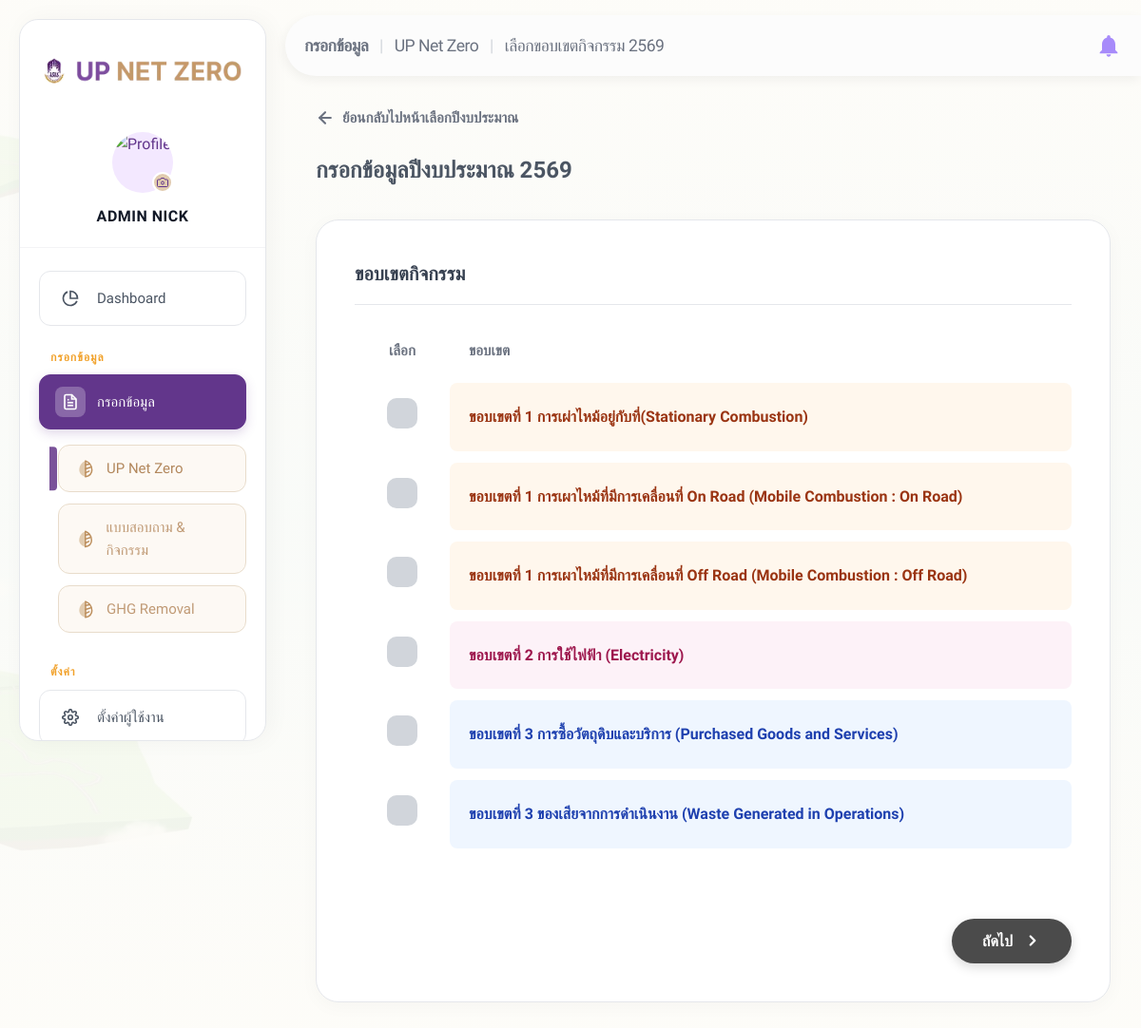
Screenshot of /admin/data_entry.php?year=25 (signed in) with the database file from the repository.
### tables this page shows
CREATE TABLE `admin_year` (
  `id` int(11) NOT NULL AUTO_INCREMENT,
  `year` int(11) NOT NULL,
  `created_at` timestamp NULL DEFAULT current_timestamp(),
  PRIMARY KEY (`id`),
  UNIQUE KEY `uniq_year` (`year`)
);

CREATE TABLE `admin_g` (
  `id` int(11) NOT NULL AUTO_INCREMENT,
  `scope` int(11) DEFAULT NULL,
  `name_tiem` varchar(255) NOT NULL,
  `order_num` int(11) DEFAULT 0,
  PRIMARY KEY (`id`),
  UNIQUE KEY `name_tiem` (`name_tiem`)
);

### config/db.php (called while the page is built, shortened)
<?php
if (!function_exists('asset_v')) {
    function asset_v(string $rel): string
    {
        static $cache = [];
        if (!array_key_exists($rel, $cache)) {
            $abs = dirname(__DIR__) . '/' . ltrim($rel, '/');
            $m = @filemtime($abs);
            $cache[$rel] = $m ? ('?v=' . $m) : '';
        }
        return $cache[$rel];
    }
}

### admin/data_entry.php (the view, shortened to what this page needs)
<?php
require_once __DIR__ . '/../config/db.php';
$pdo = getDB();
$root = '../';
$selected_year = isset($_GET['year']) ? (int) $_GET['year'] : 0;
$stmt = $pdo->prepare('SELECT year FROM admin_year WHERE id = ?');
$stmt->execute([$selected_year]);
$year_data = $stmt->fetch();
$year_name = $year_data ? $year_data['year'] : 'ไม่ระบุ';
$groups = $pdo->query('SELECT * FROM admin_g ORDER BY scope, order_num ASC, id ASC')->fetchAll();
$page_title = "กรอกข้อมูล";
$page_title2 = "UP Net Zero";
$page_title3 = "เลือกขอบเขตกิจกรรม $year_name";
?>
<!DOCTYPE html>
<html lang="th">
<head>
    <link rel="stylesheet" href="<?= $root ?>assets/css/admin.css<?= asset_v('assets/css/admin.css') ?>">
    <link rel="stylesheet" href="<?= $root ?>assets/css/sidebar.css<?= asset_v('assets/css/sidebar.css') ?>">
</head>
<body>
    <?php include_once __DIR__ . '/includes/sidebar.php'; ?>
    <main class="main-content">
        <?php include_once __DIR__ . '/includes/header.php'; ?>
        <div class="data-entry-container">
            <a href="items.php"
                style="display: inline-flex; align-items: center; gap: 8px; color: #6B7280; text-decoration: none; font-weight: 600; margin-bottom: 1.5rem; transition: all 0.2s; font-size: 0.95rem;"
                onmouseover="this.style.color='var(--clr-primary)'; this.style.transform='translateX(-4px)';"
                onmouseout="this.style.color='#6B7280'; this.style.transform='none'">
                <svg width="20" height="20" viewBox="0 0 24 24" fill="none" stroke="currentColor" stroke-width="2.5"
                    stroke-linecap="round" stroke-linejoin="round">
                    <line x1="19" y1="12" x2="5" y2="12"></line>
                    <polyline points="12 19 5 12 12 5"></polyline>
                </svg>
                ย้อนกลับไปหน้าเลือกปีงบประมาณ
            </a>
            <h2 class="main-heading">กรอกข้อมูลปีงบประมาณ <?= $year_name ?></h2>
            <div class="entry-card">
                <div class="entry-card-title">ขอบเขตกิจกรรม</div>
                <form action="data_entry_items.php" method="GET">
                    <table class="scope-table">
                        <thead>
                            <tr>
                                <th style="width: 100px; display: flex; justify-content: center;">เลือก</th>
                                <th>ขอบเขต</th>
                            </tr>
                        </thead>
                        <tbody>
                            <?php foreach ($groups as $g): ?>
                                <?php
                                $scope_class = "scope-" . $g['scope'] . "-row";
                                $scope_prefix = "ขอบเขตที่ " . $g['scope'];
                                ?>
                                <tr class="scope-row <?= $scope_class ?>"
                                    onclick="const cb = this.querySelector('input'); cb.checked = !cb.checked;">
                                    <td>
                                        <label class="radio-container">
                                            <span class="checkmark">
                                            </span>
                                        </label>
                                    </td>
                                    <td>
                                        <?= $scope_prefix ?>     <?= htmlspecialchars($g['name_tiem']) ?>
                                    </td>
                                </tr>
                            <?php endforeach; ?>
                        </tbody>
                    </table>
                    <div class="footer-actions">
                        <button type="submit" class="btn-next">
                            ถัดไป
                            <svg viewBox="0 0 24 24" fill="none" stroke="currentColor" stroke-width="3"
                                stroke-linecap="round" stroke-linejoin="round">
                                <path d="m9 18 6-6-6-6" />
                            </svg>
                        </button>
                    </div>
                </form>
            </div>
        </div>
    </main>
</body>
</html>

### admin/includes/header.php (shortened to what this page needs)
<header class="top-header"
    style="background-color: #fcfcfc; border: none; padding: 1.5vh 2.5vh; display: flex; justify-content: space-between; align-items: center; border-radius: 4vh 0 0 4vh; box-shadow: -2px 4px 12px rgba(0, 0, 0, 0.05); margin-top: 2vh;">
    <div class="header-title" style="color: #6B7280; font-size: 1.1rem; font-weight: 500;">
        <span class="animate-item">
            <strong><?= htmlspecialchars($page_title ?? 'ระบบ') ?></strong>
        </span>
        <?php if (!empty($page_title2) && $page_title2 !== 'null'): ?>
            <span class="animate-item delay-1">
                <span style="margin: 0 8px; color: #D1D5DB;">|</span>
                <?= htmlspecialchars($page_title2) ?>
            </span>
        <?php endif; ?>
        <?php if (!empty($page_title3) && $page_title3 !== 'null'): ?>
            <span class="animate-item delay-2">
                <span style="margin: 0 8px; color: #D1D5DB;">|</span>
                <?= htmlspecialchars($page_title3) ?>
            </span>
        <?php endif; ?>
    </div>
    <div style="display:flex; align-items:center;">
        <svg viewBox="0 0 24 24" width="28" height="28" fill="#A78BFA" style="cursor: pointer;" class="animate-item delay-4">
            <path
                d="M12 22c1.1 0 2-.9 2-2h-4c0 1.1.9 2 2 2zm6-6v-5c0-3.07-1.63-5.64-4.5-6.32V4c0-.83-.67-1.5-1.5-1.5s-1.5.67-1.5 1.5v.68C7.64 5.36 6 7.92 6 11v5l-2 2v1h16v-1l-2-2z" />
        </svg>
    </div>
</header>

### assets/css/admin.css (style rules this page uses)
:root { --clr-primary: #62368B; --clr-secondary: #502A75; --clr-accent: #FBB03B; --clr-success: #10B981; --clr-danger: #EF4444; --clr-warning: #F59E0B; --scope1: #F97316; --scope2: #EAB308; --scope3: #3B82F6; --sidebar-w: 260px; --header-h: 64px; --bg-base: #FDFCF8; --bg-surface: #FFFFFF; --bg-card: #FFFFFF; --bg-hover: #F9FAFB; --border: #E8DDCE; --text-primary: #1F2937; --text-secondary: #4B5563; --text-muted: #9CA3AF; --glass-bg: rgba(255, 255, 255, 0.82); --glass-blur: 16px; --transition: 0.3s cubic-bezier(0.4, 0, 0.2, 1); --radius-card: 24px; --radius-btn: 12px; }
*, *::before, *::after { box-sizing: border-box; margin: 0; padding: 0; }
body, input, button, select, textarea { font-family: 'Kanit', sans-serif; }
body { background: linear-gradient(rgba(253, 252, 248, 0.95), rgba(253, 252, 248, 0.95)), url('../images/island_bg_opt.webp') no-repeat center center fixed; background-size: cover; color: var(--text-primary); min-height: 100vh; display: flex; line-height: 1.6; -webkit-font-smoothing: antialiased; }
.top-header { height: var(--header-h); background: var(--glass-bg); backdrop-filter: blur(var(--glass-blur)); border-bottom: 1px solid var(--border); display: flex; align-items: center; padding: 0 2rem; position: sticky; top: 0; z-index: 50; gap: 1.5rem; }
.header-title { flex: 1; font-size: 1.4rem; font-weight: 800; color: var(--clr-primary); letter-spacing: -0.03em; }
.main-content { flex: 1; margin-left: 0; min-width: 0; display: flex; flex-direction: column; }

### assets/css/sidebar.css (style rules this page uses)
.main-content { margin-left: 390px !important; width: calc(100% - 390px) !important; transition: none !important; }
@media (min-width: 993px) and (max-width: 1200px) { .main-content { margin-left: 300px !important; width: calc(100% - 300px) !important; } }

### admin/data_entry.php (style rules this page uses)
:root { --bg-page: #F8FAFC; }
body { background-color: var(--bg-page); }
.data-entry-container { width: 100%; margin: 0 auto; padding: 2rem; }
.main-heading { font-size: 1.5rem; font-weight: 700; color: #4B5563; margin-bottom: 2rem; }
.entry-card { background: #FFFFFF; border-radius: 24px; padding: 40px; box-shadow: 0 4px 20px rgba(0, 0, 0, 0.03); border: 1px solid #E5E7EB; }
.entry-card-title { font-size: 1.25rem; font-weight: 700; color: #374151; margin-bottom: 1.5rem; border-bottom: 1px solid #E5E7EB; padding-bottom: 1rem; }
.scope-table { width: 100%; border-collapse: separate; border-spacing: 0 12px; }
.scope-table th { text-align: left; padding: 0 20px 10px 20px; color: #6B7280; font-weight: 600; font-size: 0.95rem; }
.scope-row { transition: all 0.2s; cursor: pointer; }
.scope-row td { padding: 16px 20px; background: #FFFFFF; }
.scope-row td:first-child { border-radius: 5vh; width: 80px; text-align: center; }
.scope-row td:last-child { border-radius: 1vh; }
.scope-1-row td:last-child { background-color: #FFF7ED; color: #9A3412; font-weight: 600; }
.scope-2-row td:last-child { background-color: #FDF2F8; color: #9D174D; font-weight: 600; }
.scope-3-row td:last-child { background-color: #EFF6FF; color: #1E40AF; font-weight: 600; }
.radio-container { display: inline-block; position: relative; width: 32px; height: 32px; }
.checkmark { position: absolute; top: 0; left: 0; height: 32px; width: 32px; background-color: #D1D5DB; border-radius: 10px; transition: all 0.2s; display: flex; align-items: center; justify-content: center; }
.btn-next { display: flex; align-items: center; gap: 12px; background: #4B4B4B; color: white; border: none; padding: 14px 32px; border-radius: 999px; font-weight: 600; font-size: 1rem; cursor: pointer; transition: all 0.3s; margin-top: 2rem; float: right; box-shadow: 0 4px 12px rgba(0, 0, 0, 0.15); }
.btn-next svg { width: 18px; height: 18px; }
.footer-actions { display: flex; justify-content: flex-end; margin-top: 30px; }

### admin/includes/header.php (style rules this page uses)
.animate-item { display: inline-block; opacity: 0; animation: headerSlideIn 0.5s cubic-bezier(0.16, 1, 0.3, 1) forwards; }
.delay-1 { animation-delay: 0.1s; }
.delay-2 { animation-delay: 0.15s; }
.delay-4 { animation-delay: 0.25s; }

### rows the page displays
admin_year: year "เลือกขอบเขตกิจกรรม 2569", year "2569"
admin_g: scope "ขอบเขตที่ 1", name_tiem "การเผ่าไหม้อยู่กับที่(Stationary Combustion)"
admin_g: scope "ขอบเขตที่ 1", name_tiem "การเผาไหม้ที่มีการเคลื่อนที่ On Road (Mobile Combustion : On Road)"
admin_g: scope "ขอบเขตที่ 1", name_tiem "การเผาไหม้ที่มีการเคลื่อนที่ Off Road (Mobile Combustion : Off Road)"
admin_g: scope "ขอบเขตที่ 2", name_tiem "การใช้ไฟฟ้า (Electricity)"
admin_g: scope "ขอบเขตที่ 3", name_tiem "การซื้อวัตถุดิบและบริการ (Purchased Goods and Services)"
admin_g: scope "ขอบเขตที่ 3", name_tiem "ของเสียจากการดำเนินงาน (Waste Generated in Operations)"

### other values shown
$admin_name "ADMIN NICK"
$page_title "กรอกข้อมูล"
$page_title2 "UP Net Zero"
